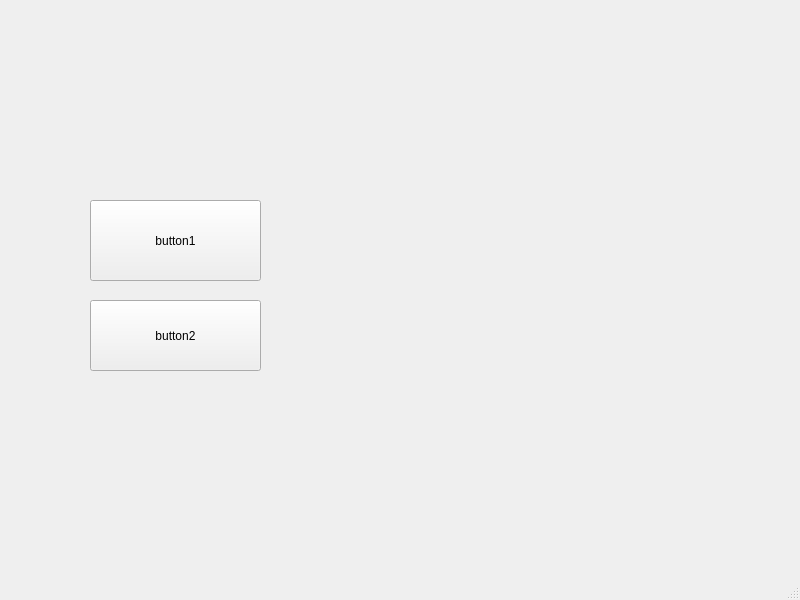
<?xml version="1.0" encoding="UTF-8"?>
<ui version="4.0">
 <class>MainWindow</class>
 <widget class="QMainWindow" name="MainWindow">
  <property name="geometry">
   <rect>
    <x>0</x>
    <y>0</y>
    <width>800</width>
    <height>600</height>
   </rect>
  </property>
  <property name="windowTitle">
   <string>MainWindow</string>
  </property>
  <widget class="QWidget" name="centralwidget">
   <widget class="QPushButton" name="button1">
    <property name="geometry">
     <rect>
      <x>90</x>
      <y>200</y>
      <width>171</width>
      <height>81</height>
     </rect>
    </property>
    <property name="text">
     <string>button1</string>
    </property>
   </widget>
   <widget class="QPushButton" name="button2">
    <property name="geometry">
     <rect>
      <x>90</x>
      <y>300</y>
      <width>171</width>
      <height>71</height>
     </rect>
    </property>
    <property name="text">
     <string>button2</string>
    </property>
   </widget>
  </widget>
  <widget class="QMenuBar" name="menubar">
   <property name="geometry">
    <rect>
     <x>0</x>
     <y>0</y>
     <width>800</width>
     <height>23</height>
    </rect>
   </property>
  </widget>
  <widget class="QStatusBar" name="statusbar"/>
 </widget>
 <resources/>
 <connections/>
</ui>
